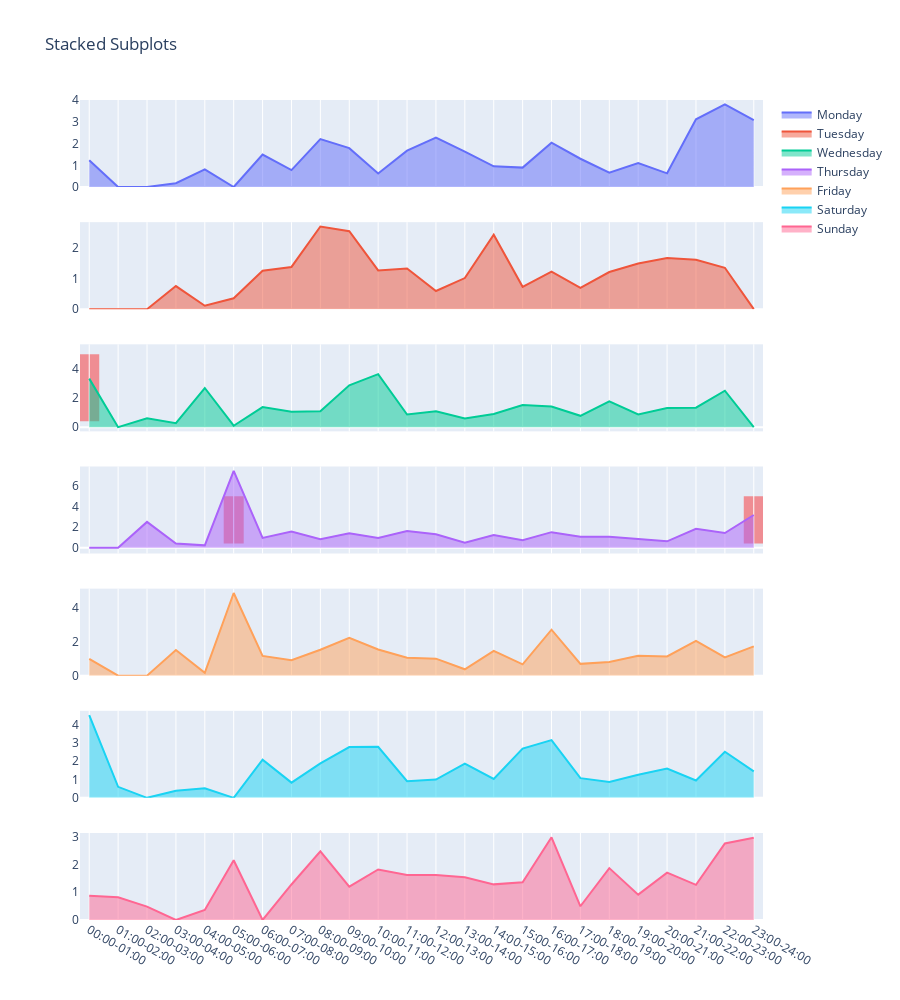

Notebook code for this chart:
### Code cell
from plotly.subplots import make_subplots
import plotly.graph_objects as go

fig = make_subplots(rows=7, cols=1, shared_xaxes=True, shared_yaxes=True)
xpoints = {}

for i, day in enumerate(df_rigdeplot.day.unique()):
    periods = []
    df = df_rigdeplot[(df_rigdeplot.day == day)]
    fig.add_trace(go.Scatter(x=df['hour_period'].astype(dtype=str), 
                            y=df['Avg duration'], fill='tozeroy',  name=day),
            row=i+1, col=1)

    for period in df.hour_period.unique():

        extreme_dur = high[(high.day == days[i]) & (high.hour_period == period)]['Avg duration'].values[0]
        
        duration = df[df.hour_period ==  period]['Avg duration'].values[0]

        if (extreme_dur > 0) & (duration > 0):

            if (duration >= extreme_dur):
                periods.append(period)

    xpoints[i] = periods


shapes_lst = []

for i, vals in xpoints.items():
    if len(vals) > 0:
        for val in vals:
            if i == 0:
                shapes_lst.append(dict(type='rect', xref='x', yref='y',
                        x0=val, x1=val, y0=0.4, y1=5, line=dict(
                                    color="Red",
                                    width=20,
                                ), opacity=0.4, line_width=1, layer='below'))    
            else:
                shapes_lst.append(dict(type='rect', xref=f'x{i+1}', yref=f'y{i+1}',
                            x0=val, x1=val, y0=0.4, y1=5, line=dict(
                                    color="Red",
                                    width=10,
                                ), opacity=0.4, line_width=20, layer='below'))

fig.update_layout(
        shapes=shapes_lst, height=1000, title_text="Stacked Subplots"
)

fig.for_each_yaxis(lambda x: x.update(showgrid=False))
fig.show()

### Figure 1 — Plotly figure (JSON) as saved in the notebook; plotly's stock layout.template omitted (floating-point values rounded to 4 significant figures)
{"data": [{"fill": "tozeroy", "name": "Monday", "type": "scatter", "x": ["00:00-01:00", "01:00-02:00", "02:00-03:00", "03:00-04:00", "04:00-05:00", "05:00-06:00", "06:00-07:00", "07:00-08:00", "08:00-09:00", "09:00-10:00", "10:00-11:00", "11:00-12:00", "12:00-13:00", "13:00-14:00", "14:00-15:00", "15:00-16:00", "16:00-17:00", "17:00-18:00", "18:00-19:00", "19:00-20:00", "20:00-21:00", "21:00-22:00", "22:00-23:00", "23:00-24:00"], "xaxis": "x", "y": [1.229, 0, 0, 0.1768, 0.8146, 0, 1.494, 0.7782, 2.205, 1.789, 0.6237, 1.672, 2.273, 1.633, 0.9511, 0.8932, 2.042, 1.302, 0.6609, 1.108, 0.6304, 3.118, 3.807, 3.075], "yaxis": "y"}, {"fill": "tozeroy", "name": "Tuesday", "type": "scatter", "x": ["00:00-01:00", "01:00-02:00", "02:00-03:00", "03:00-04:00", "04:00-05:00", "05:00-06:00", "06:00-07:00", "07:00-08:00", "08:00-09:00", "09:00-10:00", "10:00-11:00", "11:00-12:00", "12:00-13:00", "13:00-14:00", "14:00-15:00", "15:00-16:00", "16:00-17:00", "17:00-18:00", "18:00-19:00", "19:00-20:00", "20:00-21:00", "21:00-22:00", "22:00-23:00", "23:00-24:00"], "xaxis": "x2", "y": [0, 0, 0, 0.75, 0.111, 0.3558, 1.25, 1.372, 2.684, 2.531, 1.259, 1.319, 0.591, 1.011, 2.418, 0.7255, 1.22, 0.6902, 1.206, 1.485, 1.666, 1.602, 1.345, 0], "yaxis": "y2"}, {"fill": "tozeroy", "name": "Wednesday", "type": "scatter", "x": ["00:00-01:00", "01:00-02:00", "02:00-03:00", "03:00-04:00", "04:00-05:00", "05:00-06:00", "06:00-07:00", "07:00-08:00", "08:00-09:00", "09:00-10:00", "10:00-11:00", "11:00-12:00", "12:00-13:00", "13:00-14:00", "14:00-15:00", "15:00-16:00", "16:00-17:00", "17:00-18:00", "18:00-19:00", "19:00-20:00", "20:00-21:00", "21:00-22:00", "22:00-23:00", "23:00-24:00"], "xaxis": "x3", "y": [3.333, 0, 0.608, 0.2768, 2.689, 0.1, 1.375, 1.064, 1.09, 2.878, 3.639, 0.8677, 1.092, 0.6048, 0.9037, 1.527, 1.421, 0.7794, 1.768, 0.8747, 1.308, 1.336, 2.502, 0], "yaxis": "y3"}, {"fill": "tozeroy", "name": "Thursday", "type": "scatter", "x": ["00:00-01:00", "01:00-02:00", "02:00-03:00", "03:00-04:00", "04:00-05:00", "05:00-06:00", "06:00-07:00", "07:00-08:00", "08:00-09:00", "09:00-10:00", "10:00-11:00", "11:00-12:00", "12:00-13:00", "13:00-14:00", "14:00-15:00", "15:00-16:00", "16:00-17:00", "17:00-18:00", "18:00-19:00", "19:00-20:00", "20:00-21:00", "21:00-22:00", "22:00-23:00", "23:00-24:00"], "xaxis": "x4", "y": [0, 0, 2.5, 0.389, 0.2208, 7.455, 0.9433, 1.573, 0.8229, 1.391, 0.9269, 1.615, 1.299, 0.4759, 1.23, 0.7095, 1.503, 1.048, 1.045, 0.7926, 0.6117, 1.821, 1.417, 3.167], "yaxis": "y4"}, {"fill": "tozeroy", "name": "Friday", "type": "scatter", "x": ["00:00-01:00", "01:00-02:00", "02:00-03:00", "03:00-04:00", "04:00-05:00", "05:00-06:00", "06:00-07:00", "07:00-08:00", "08:00-09:00", "09:00-10:00", "10:00-11:00", "11:00-12:00", "12:00-13:00", "13:00-14:00", "14:00-15:00", "15:00-16:00", "16:00-17:00", "17:00-18:00", "18:00-19:00", "19:00-20:00", "20:00-21:00", "21:00-22:00", "22:00-23:00", "23:00-24:00"], "xaxis": "x5", "y": [0.9887, 0, 0, 1.511, 0.167, 4.875, 1.167, 0.9149, 1.528, 2.237, 1.542, 1.055, 1.003, 0.3758, 1.458, 0.6697, 2.71, 0.6971, 0.8057, 1.178, 1.132, 2.047, 1.077, 1.728], "yaxis": "y5"}, {"fill": "tozeroy", "name": "Saturday", "type": "scatter", "x": ["00:00-01:00", "01:00-02:00", "02:00-03:00", "03:00-04:00", "04:00-05:00", "05:00-06:00", "06:00-07:00", "07:00-08:00", "08:00-09:00", "09:00-10:00", "10:00-11:00", "11:00-12:00", "12:00-13:00", "13:00-14:00", "14:00-15:00", "15:00-16:00", "16:00-17:00", "17:00-18:00", "18:00-19:00", "19:00-20:00", "20:00-21:00", "21:00-22:00", "22:00-23:00", "23:00-24:00"], "xaxis": "x6", "y": [4.505, 0.5997, 0, 0.3875, 0.5248, 0, 2.077, 0.8278, 1.875, 2.77, 2.779, 0.9107, 0.9944, 1.866, 1.026, 2.685, 3.147, 1.072, 0.8644, 1.253, 1.594, 0.9466, 2.513, 1.442], "yaxis": "y6"}, {"fill": "tozeroy", "name": "Sunday", "type": "scatter", "x": ["00:00-01:00", "01:00-02:00", "02:00-03:00", "03:00-04:00", "04:00-05:00", "05:00-06:00", "06:00-07:00", "07:00-08:00", "08:00-09:00", "09:00-10:00", "10:00-11:00", "11:00-12:00", "12:00-13:00", "13:00-14:00", "14:00-15:00", "15:00-16:00", "16:00-17:00", "17:00-18:00", "18:00-19:00", "19:00-20:00", "20:00-21:00", "21:00-22:00", "22:00-23:00", "23:00-24:00"], "xaxis": "x7", "y": [0.8695, 0.817, 0.4835, 0, 0.361, 2.15, 0, 1.278, 2.473, 1.198, 1.818, 1.62, 1.62, 1.538, 1.282, 1.356, 2.974, 0.4939, 1.867, 0.9113, 1.702, 1.264, 2.753, 2.957], "yaxis": "y7"}], "layout": {"height": 1000, "shapes": [{"layer": "below", "line": {"color": "Red", "width": 20}, "opacity": 0.4, "type": "rect", "x0": "00:00-01:00", "x1": "00:00-01:00", "xref": "x3", "y0": 0.4, "y1": 5, "yref": "y3"}, {"layer": "below", "line": {"color": "Red", "width": 20}, "opacity": 0.4, "type": "rect", "x0": "05:00-06:00", "x1": "05:00-06:00", "xref": "x4", "y0": 0.4, "y1": 5, "yref": "y4"}, {"layer": "below", "line": {"color": "Red", "width": 20}, "opacity": 0.4, "type": "rect", "x0": "23:00-24:00", "x1": "23:00-24:00", "xref": "x4", "y0": 0.4, "y1": 5, "yref": "y4"}], "title": {"text": "Stacked Subplots"}, "xaxis": {"anchor": "y", "domain": [0, 1], "matches": "x7", "showticklabels": false}, "xaxis2": {"anchor": "y2", "domain": [0, 1], "matches": "x7", "showticklabels": false}, "xaxis3": {"anchor": "y3", "domain": [0, 1], "matches": "x7", "showticklabels": false}, "xaxis4": {"anchor": "y4", "domain": [0, 1], "matches": "x7", "showticklabels": false}, "xaxis5": {"anchor": "y5", "domain": [0, 1], "matches": "x7", "showticklabels": false}, "xaxis6": {"anchor": "y6", "domain": [0, 1], "matches": "x7", "showticklabels": false}, "xaxis7": {"anchor": "y7", "domain": [0, 1]}, "yaxis": {"anchor": "x", "domain": [0.8939, 1], "showgrid": false}, "yaxis2": {"anchor": "x2", "domain": [0.7449, 0.851], "showgrid": false}, "yaxis3": {"anchor": "x3", "domain": [0.5959, 0.702], "showgrid": false}, "yaxis4": {"anchor": "x4", "domain": [0.4469, 0.5531], "showgrid": false}, "yaxis5": {"anchor": "x5", "domain": [0.298, 0.4041], "showgrid": false}, "yaxis6": {"anchor": "x6", "domain": [0.149, 0.2551], "showgrid": false}, "yaxis7": {"anchor": "x7", "domain": [0, 0.1061], "showgrid": false}}}
